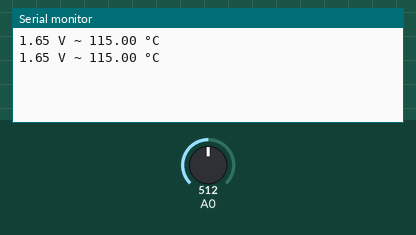
This sketch was run on a simulated Arduino Uno, built with avr-gcc and run on an emulated ATmega328P. Shown: the last lines printed to the serial monitor. The inputs (shaded band) are chosen by the test bench; at power-on: A0 = 512.

Above: at 1.8 s.
1.9 s: A0 set to 716
At 2.5 s:
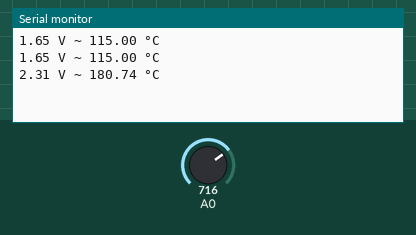
3.4 s: A0 set to 900
At 4.8 s:
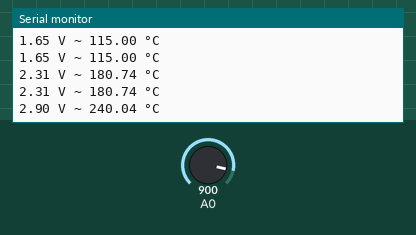
Timing chart, 0 to 6.4 s (numbered marks = the images above; inputs shaded):
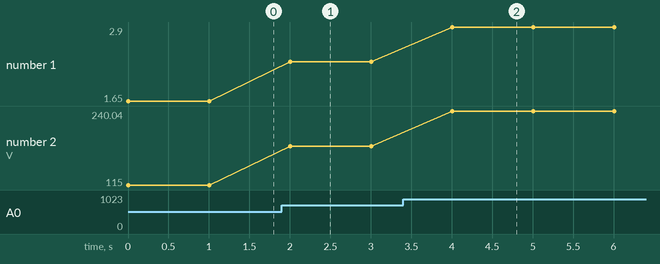

The sketch:

TMP36-Test.ino
```cpp
void setup() {
    Serial.begin(9600);
    while (!Serial);
}

void loop() {
    const uint16_t reading = analogRead(A0);
    const float voltage = reading * 3.3 / 1024;
    Serial.print(voltage);
    Serial.print(" V ~ ");

    const float temperatureC = (voltage - 0.5) * 100;
    Serial.print(temperatureC);
    Serial.println(" °C");
    delay(1000);
}
```

Measured:
- after the input at 1.9 s, the serial monitor: prints a new line after 0.10 s (image 1)
- after the input at 3.4 s, the serial monitor: prints a new line after 0.60 s (image 2)
- plotted number 1: 1.65 → 2.31 after the input at 1.9 s, 2.31 → 2.9 after the input at 3.4 s
- plotted number 2: 115 → 180.74 after the input at 1.9 s, 180.74 → 240.04 after the input at 3.4 s
